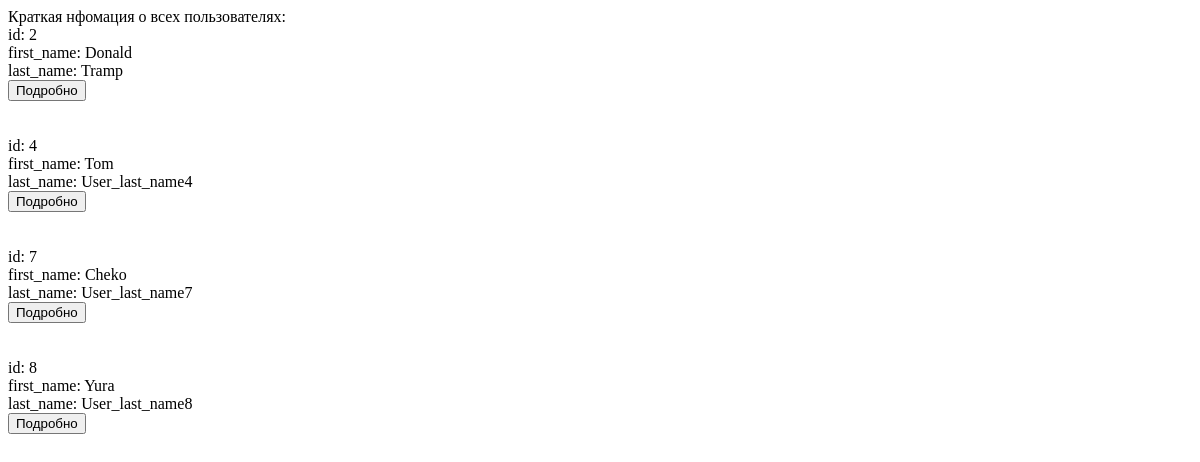
Before: / with the older database file.
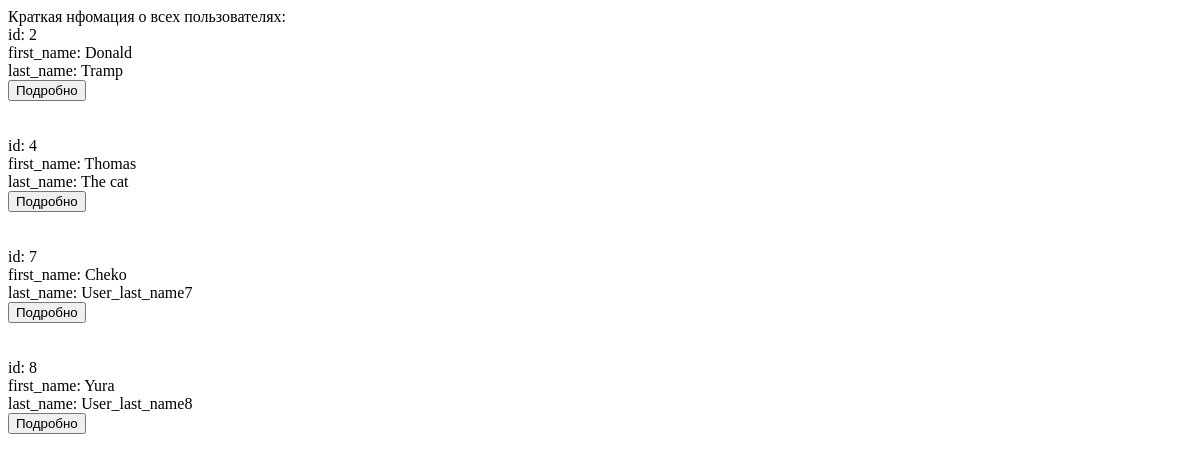
After: the same page with the newer database file.
### Task_21_App/models.py (models this page shows)
class Users(models.Model):
    first_name = models.CharField(max_length=25)
    last_name = models.CharField(max_length=25)
    age = models.IntegerField()
    profession = models.CharField(max_length=255)

### Task_21_App/views.py (the view)
# urls.py: path('', views.main, name="main"),
def main(request):
    if request.method == "GET":
        list_users = Users.objects.all()
        return render(request, 'main.html', {'list_users': list_users})

### Task_21_App/templates/main.html (shortened to what this page needs)
{% extends "base.html" %}
{% block content %}
<h8>Краткая нфомация о всех пользователях:</h8></br>
{% for item in list_users %}
<form method="GET" action="{% url 'detail' user_id=item.id%}">
id: {{item.id}}</br>
first_name: {{item.first_name}}</br>
last_name: {{item.last_name}}</br>
    <input type="submit" value="Подробно">
</form>
{% endfor %}
{% endblock %}

Changed rows visible on the page:
changed Users id 4: first_name "Tom" → "Thomas"; last_name "User_last_name4" → "The cat"
